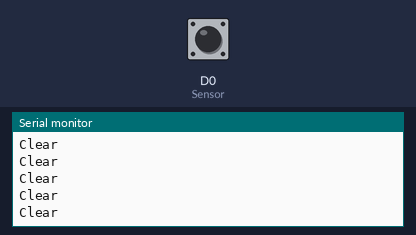
This sketch was run on a simulated ESP8266 (NodeMCU). On the bench: the last lines printed to the serial monitor. Inputs (shaded band) come from the test bench; at power-on: D0 (Sensor) LOW.

Above: at 1.2 s.
1.3 s: D0 (Sensor) driven HIGH
At 2.1 s:
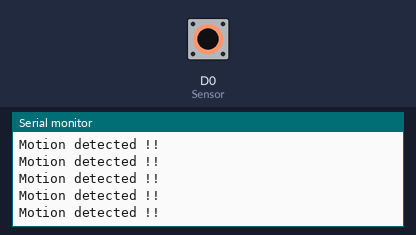
3.2 s: D0 (Sensor) driven LOW
At 4.1 s:
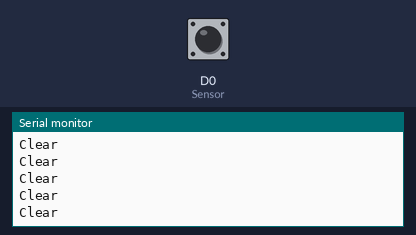
6.2 s: D0 (Sensor) driven HIGH
At 7.0 s:
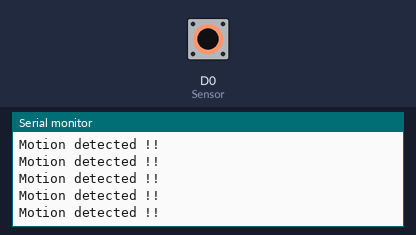
9.2 s: D0 (Sensor) pulsed LOW 2 times (0.12 s each, 0.3 s apart)
12.8 s: D0 (Sensor) driven LOW
At 13.7 s:
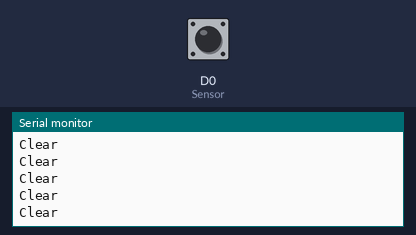
15.8 s: D0 (Sensor) driven HIGH
At 16.8 s:
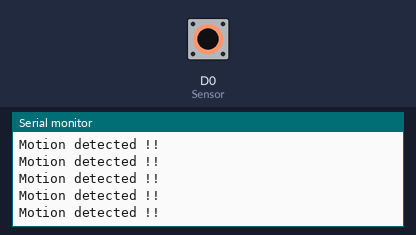

Measured:
- after the input at 1.3 s, the serial monitor: prints a new line at once (image 1)
- after the input at 6.2 s, the serial monitor: prints a new line at once (image 3)
- after the input at 12.8 s, the serial monitor: prints a new line at once (image 4)
- after the input at 15.8 s, the serial monitor: prints a new line at once (image 5)

The sketch:

Aktivasi_RCWL.ino
```cpp
#define Sensor D0

void setup() {
pinMode(Sensor,INPUT);
Serial.begin(9600);
}

void loop() {
bool Detection = digitalRead(Sensor);
if(Detection == HIGH){
Serial.println("Motion detected !!");
}
if(Detection == LOW){
Serial.println("Clear");
}
}
```
